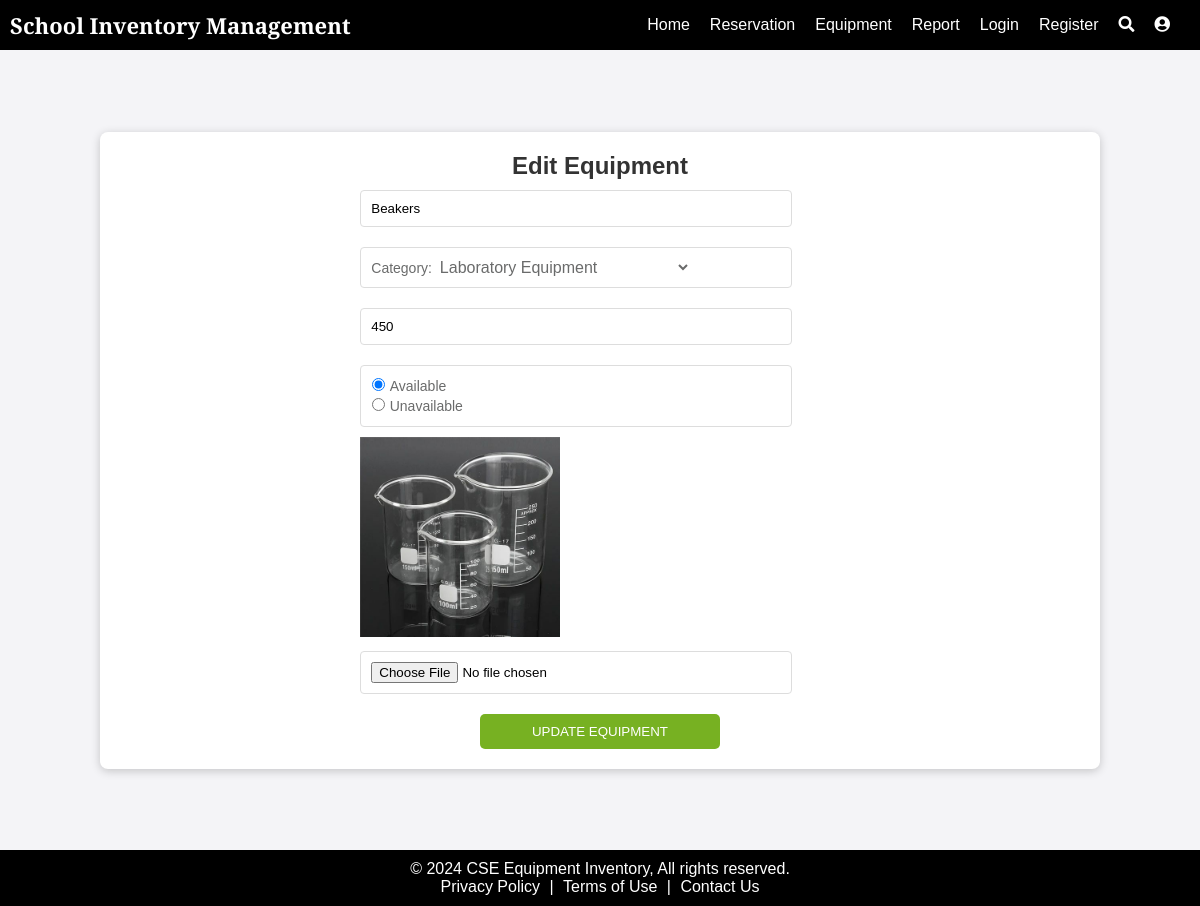
The app's page /edit_product/12/ with its own data.
### inventory_system/models.py (models this page shows, shortened)
class Products(models.Model):
    COMPUTING_EQUIPMENT = "Computing Equipment"
    AUDIO_VISUAL_EQUIPMENT = "Audio-Visual Equipment"
    LABORATORY_EQUIPMENT = "Laboratory Equipment"
    WORKSHOP_TOOLS = "Workshop Tools"
    OFFICE_EQUIPMENT = "Office Equipment"
    EDUCATIONAL_TEACHING_AIDS = "Educational and Teaching Aids"
    MISCELLANEOUS = "Miscellaneous"
    categories = [
        (COMPUTING_EQUIPMENT, "Computing Equipment"),
        (AUDIO_VISUAL_EQUIPMENT, "Audio-Visual Equipment"),
        (LABORATORY_EQUIPMENT, "Laboratory Equipment"),
        (WORKSHOP_TOOLS, "Workshop Tools"),
        (OFFICE_EQUIPMENT, "Office Equipment"),
        (EDUCATIONAL_TEACHING_AIDS, "Educational and Teaching Aids"),
        (MISCELLANEOUS, "Miscellaneous"),
    ]
    name = models.CharField(max_length=200, null=True)
    quantity = models.PositiveIntegerField(default=1, validators=[MinValueValidator(1)])  # Ensure quantity is always >= 1
    category = models.CharField(max_length=200, choices=categories, default=COMPUTING_EQUIPMENT)
    image = models.ImageField(null=True, blank=True)
    date = models.DateField(auto_now_add=True)
    availability = models.BooleanField(default=True, null=False)

### inventory_system/views.py (the view)
# urls.py: path("edit_product/<int:product_id>/", views.edit_product_view, name='edit_product_view'),
def edit_product_view(request, product_id):
  categories = ["Computing Equipment", "Audio-Visual Equipment",
                "Laboratory Equipment", "Workshop Tools", "Office Equipment",
                "Educational and Teaching Aids", "Miscellaneous"
              ]
  product = get_object_or_404(Products, id=product_id)
  context = {
      'product': product,
      'categories': categories
  }
  return render(request, 'inventory_system/edit_product.html', context)

### inventory_system/templates/inventory_system/edit_product.html (shortened to what this page needs)
{% extends "inventory_system/layout.html" %}  {% block body %}
<div class="addbody">
  <div class="mainContainer">
    <h2>Edit Equipment</h2>
    <form
      action="{% url "update_product" product.id %}"
      method="POST"
      enctype="multipart/form-data"
      id="editProductForm"
    >
      <input
        type="text"
        class="formInput"
        name="name"
        value="{{product.name}}"
        placeholder="{{product.name}}"
        pattern="^[A-Za-z ]+$"
      />
      <div class="formInput">
        <label class="label" for="category">Category: </label>
        <select name="category" id="category">
          <option value="{{product.category}}">{{product.category}}</option>
        </select>
      </div>
        <input
        type="number"
        class="formInput"
        name="quantity"
        value="{{product.quantity}}"
        placeholder="{{product.quantity}}"
        min="1"
      />
      <fieldset class="formInput">
          <div class="radioDiv">
            <input type="radio" name="availability" value="True" id="available" {% if product.availability %}checked{% endif %} />
            <label for="available">Available</label>
          </div>
          <div class="radioDiv">
            <input type="radio" name="availability" value="False" id="unavailable" {% if not product.availability %}checked{% endif %} />
            <label for="unavailable">Unavailable</label>
          </div>
      </fieldset>
      {% if product.image %}
      <img
        src="{{ product.image.url }}"
        alt="product.name"
        style="max-width: 200px; max-height: 200px"
      />
      {% endif %}
      <input type="file" class="formInput" name="image" accept="image/*" />
      <div class="buttoncontainer">
        <button type="submit" class="formButton">Update Equipment</button>
      </div>
    </form>
  </div>
</div>
{% endblock body %}

### static/css/header.css (style rules this page uses)
* { margin: 0; padding: 0; }

### static/css/footer.css (style rules this page uses)
body { font-family: Arial, sans-serif; margin: 0; padding: 0; display: flex; flex-direction: column; min-height: 100vh; }

### inventory_system/templates/inventory_system/edit_product.html (style rules this page uses)
.addbody { font-family: Arial, sans-serif; margin: 0; background-color: #f4f4f7; display: flex; justify-content: center; align-items: center; height: 100vh; }
.mainContainer { width: 80%; box-shadow: 0 2px 10px rgba(0, 0, 0, 0.2); padding: 20px; border-radius: 8px; background-color: white; display: flex; flex-direction: column; align-items: center; }
.formInput { width: 90%; padding: 10px; margin: 10px 0; border-radius: 4px; border: 1px solid #ddd; box-sizing: border-box; }
.buttoncontainer { display: flex; align-items: center; justify-content: center; }
.formButton { width: 50%; padding: 10px; background-color: #77b122; color: white; border: none; border-radius: 5px; cursor: pointer; text-transform: uppercase; margin-top: 10px; }
h2 { color: #333; }
select { color: #6a6b6b; background-color: transparent; border: none; padding: 0 1em 0 0; margin: 0; font-family: inherit; font-size: inherit; cursor: inherit; outline: none; line-height: inherit; }
label { font-size: 14px; color: #6a6b6b; }
.radioDiv { padding: 1px; }

### records on screen
Products: name "Beakers", category "Laboratory Equipment", quantity "450", availability "☑ Available", availability "☐ Unavailable", image (picture)
